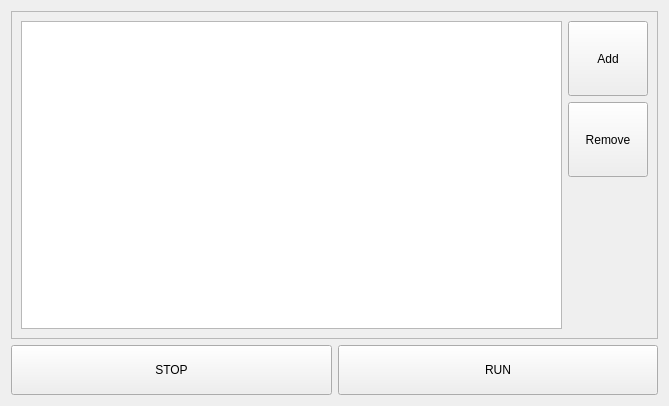
<?xml version="1.0" encoding="UTF-8"?>
<ui version="4.0">
 <class>Form</class>
 <widget class="QWidget" name="Form">
  <property name="geometry">
   <rect>
    <x>0</x>
    <y>0</y>
    <width>669</width>
    <height>406</height>
   </rect>
  </property>
  <property name="windowTitle">
   <string>Form</string>
  </property>
  <layout class="QGridLayout" name="gridLayout_2">
   <item row="0" column="0" colspan="2">
    <widget class="QFrame" name="frame">
     <property name="frameShape">
      <enum>QFrame::StyledPanel</enum>
     </property>
     <property name="frameShadow">
      <enum>QFrame::Raised</enum>
     </property>
     <layout class="QGridLayout" name="gridLayout">
      <item row="0" column="0" rowspan="3">
       <widget class="QTableView" name="tableView">
        <property name="textElideMode">
         <enum>Qt::ElideLeft</enum>
        </property>
        <attribute name="verticalHeaderDefaultSectionSize">
         <number>36</number>
        </attribute>
        <attribute name="verticalHeaderMinimumSectionSize">
         <number>36</number>
        </attribute>
       </widget>
      </item>
      <item row="0" column="1">
       <widget class="QPushButton" name="addButton">
        <property name="minimumSize">
         <size>
          <width>75</width>
          <height>75</height>
         </size>
        </property>
        <property name="text">
         <string>Add</string>
        </property>
       </widget>
      </item>
      <item row="1" column="1">
       <widget class="QPushButton" name="removeButton">
        <property name="minimumSize">
         <size>
          <width>75</width>
          <height>75</height>
         </size>
        </property>
        <property name="text">
         <string>Remove</string>
        </property>
       </widget>
      </item>
      <item row="2" column="1">
       <spacer name="verticalSpacer">
        <property name="orientation">
         <enum>Qt::Vertical</enum>
        </property>
        <property name="sizeHint" stdset="0">
         <size>
          <width>20</width>
          <height>118</height>
         </size>
        </property>
       </spacer>
      </item>
     </layout>
    </widget>
   </item>
   <item row="1" column="0">
    <widget class="QPushButton" name="stopButton">
     <property name="minimumSize">
      <size>
       <width>0</width>
       <height>50</height>
      </size>
     </property>
     <property name="text">
      <string>STOP</string>
     </property>
    </widget>
   </item>
   <item row="1" column="1">
    <widget class="QPushButton" name="runButton">
     <property name="minimumSize">
      <size>
       <width>0</width>
       <height>50</height>
      </size>
     </property>
     <property name="text">
      <string>RUN</string>
     </property>
    </widget>
   </item>
  </layout>
 </widget>
 <resources/>
 <connections/>
</ui>
